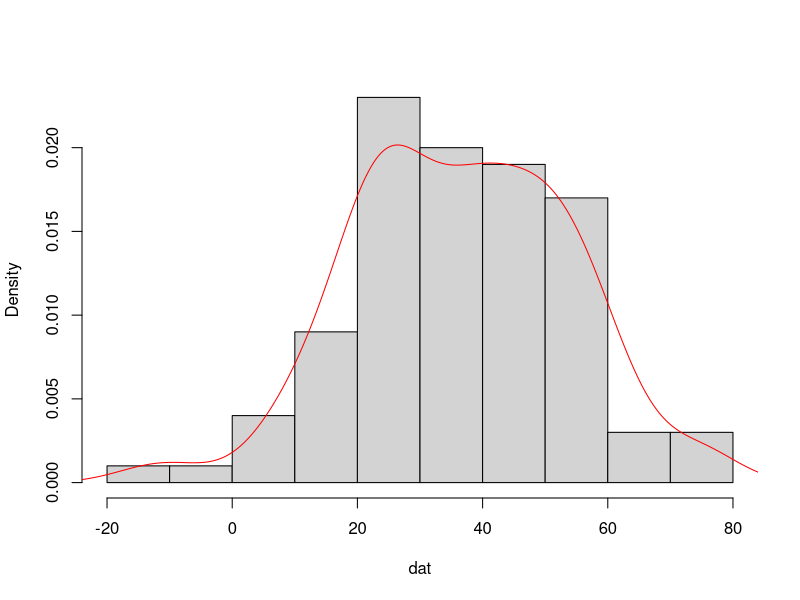
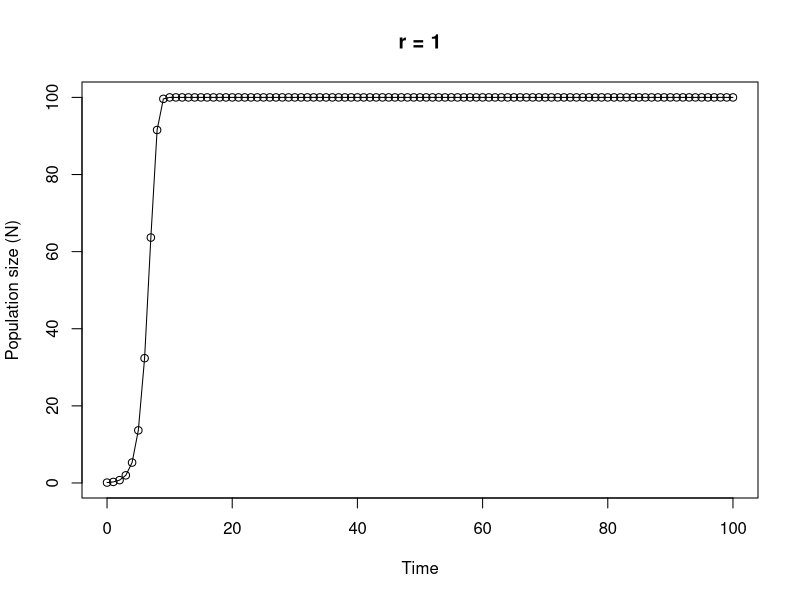

Recreate these plots in R, in order.
## ---- chunk 1
knitr::opts_chunk$set(echo=TRUE, message = FALSE, warning = FALSE, eval = FALSE, cache = FALSE)
SOLUTIONS <- TRUE
## ---- chunk 2

# area of a circle
# the equation to calculate the area of a circle is pi * radius^2

circle.area <- function(d){ 
	pi * (d/2)^2
}

# to use your new function

circle.area(3.4)
# [1] 9.079203

# to test on a vector of diameters
# first create a vector with diameters ranging from 0 to 50 in steps of 10

cir.diam <- seq(from = 0, to = 50, by = 10)

# test your function

circle.area(cir.diam)
# [1]    0.00000   78.53982  314.15927  706.85835 1256.63706 1963.49541
## ---- chunk 3

far.cent <- function(a){
	val <- (a - 32) * 5/9	# calculation
	print(paste("Fahrenheit:", round(a, digits = 3), "oF is equivalent to",
	            round(val, digits = 3), "oC centigrade"), quote = FALSE)   # round 3dp
}

# alternative Fahrenheit to centigrade using cat function

far.cent2 <- function(a){
	val <- (a - 32) * 5/9	# calculation
	cat("Fahrenheit:", round(a, digits = 3), "oF is equivalent to",
	    round(val, digits = 3), "oC centigrade", "\n")   # use cat function
}
## ---- chunk 4

# Create a vector of normally distributed data
# length 100, mean 35 and standard deviation of 15

vals <- rnorm(100, 35, 15)	# create some norm dist data mean 35, sd = 15

summary.fun <- function(dat){
	mymean <- round(mean(dat), digits = 4)      	# calc mean
	mymedian <- round(median(dat), digits = 4)    # calc median
	mymin <- round(min(dat), digits = 4)          # calc min
	mymax <- round(max(dat), digits = 4)          # calc max
	print(paste("mean:", mymean, sep = " "), quote = FALSE)     # print mean
	print(paste("median:", mymedian, sep = " "), quote = FALSE)     # print median
	print(paste("range:", "from:", mymin, "to", mymax, sep = " "), quote = FALSE) 
	dens <- density(dat)                          # estimate density curve
	hist(dat, main = "", freq = FALSE)         # plot histogram as a density
	lines(dens, lty = 1, col = "red")             # plot density curve
}

# use the function
summary.fun(vals)
## ---- chunk 5

# calculate a median

ourmedian <- function(x){
	n <- length(x)
	if (n %% 2 == 1)      # odd numbers
	  sort(x)[(n + 1)/2]  # find the middle number by adding 1 to length and div 2
	else {                # even numbers
	  middletwo <- sort(x)[(n/2) + 0:1]   #find the two middle numbers
	  mean(middletwo)
	  }
}

# use the function on an even sample size
mydat <- sample(1:50, size = 10, replace = TRUE)

# our function
ourmedian(mydat)

# R median function
median(mydat)

# and again on an odd sample size
mydat.odd <- sample(1:50, size = 11, replace = TRUE)

ourmedian(mydat.odd)

median(mydat.odd)
## ---- chunk 6

# function to simulate Ricker model

Ricker.model <- function(nzero, r, time, K=100){     # sets initial parameters
  N <- numeric(time + 1)    # creates a real vector of length time+1 to store values of Nt+1
  N[1] <- nzero             # sets initial population size in first element of N
  for (i in 1:time) {				# loops over time
      N[i+1] <- N[i]*exp(r*(1 - N[i]/K))    
  }
  Time <- 0:time   					 # creates vector for x axis
  plot(Time, N, type = "o", xlim = c(0, time), xlab = "Time", ylab = "Population size (N)", main = paste("r =", r, sep=" "))   # plots     output
}

# To run
# play around with the different parameters, especially r
Ricker.model(nzero=0.1,r=1,time=100)
